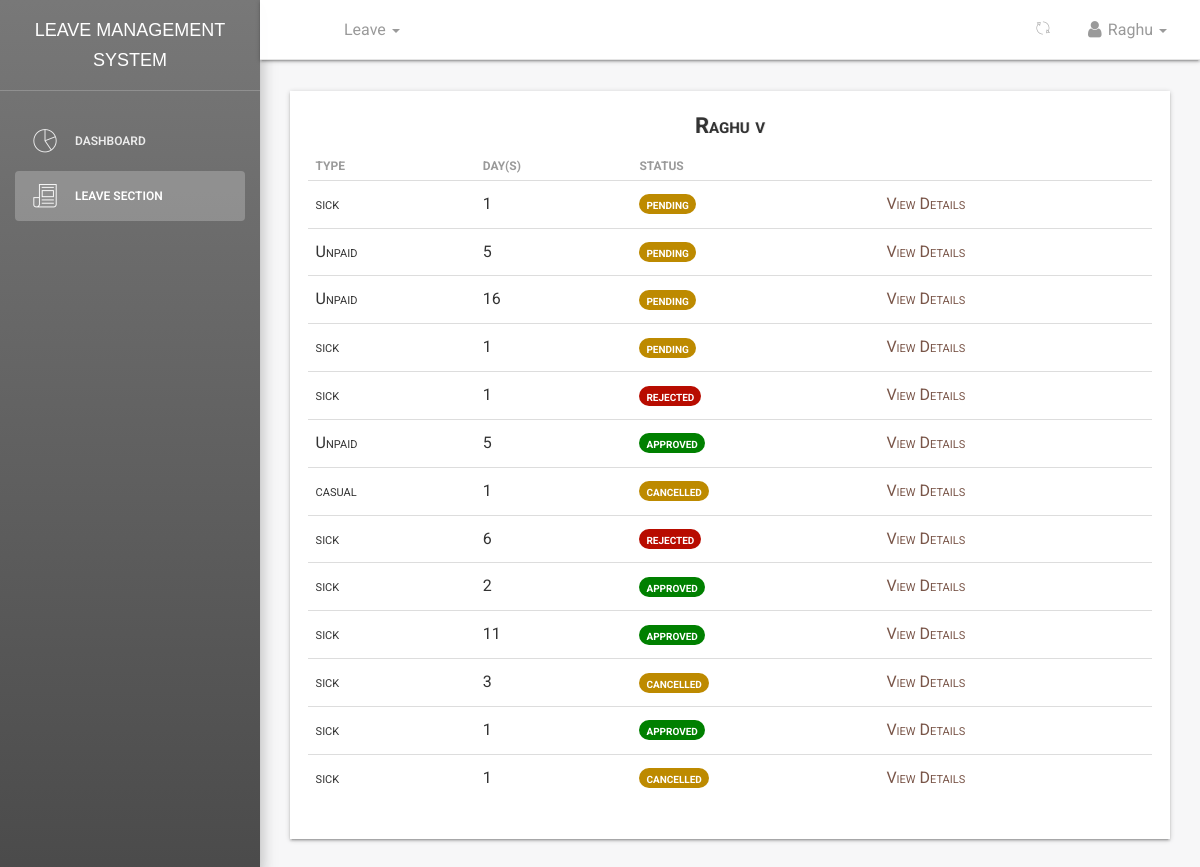
Page /dashboard/leaves/view/table/ (signed in) on the earlier database version.
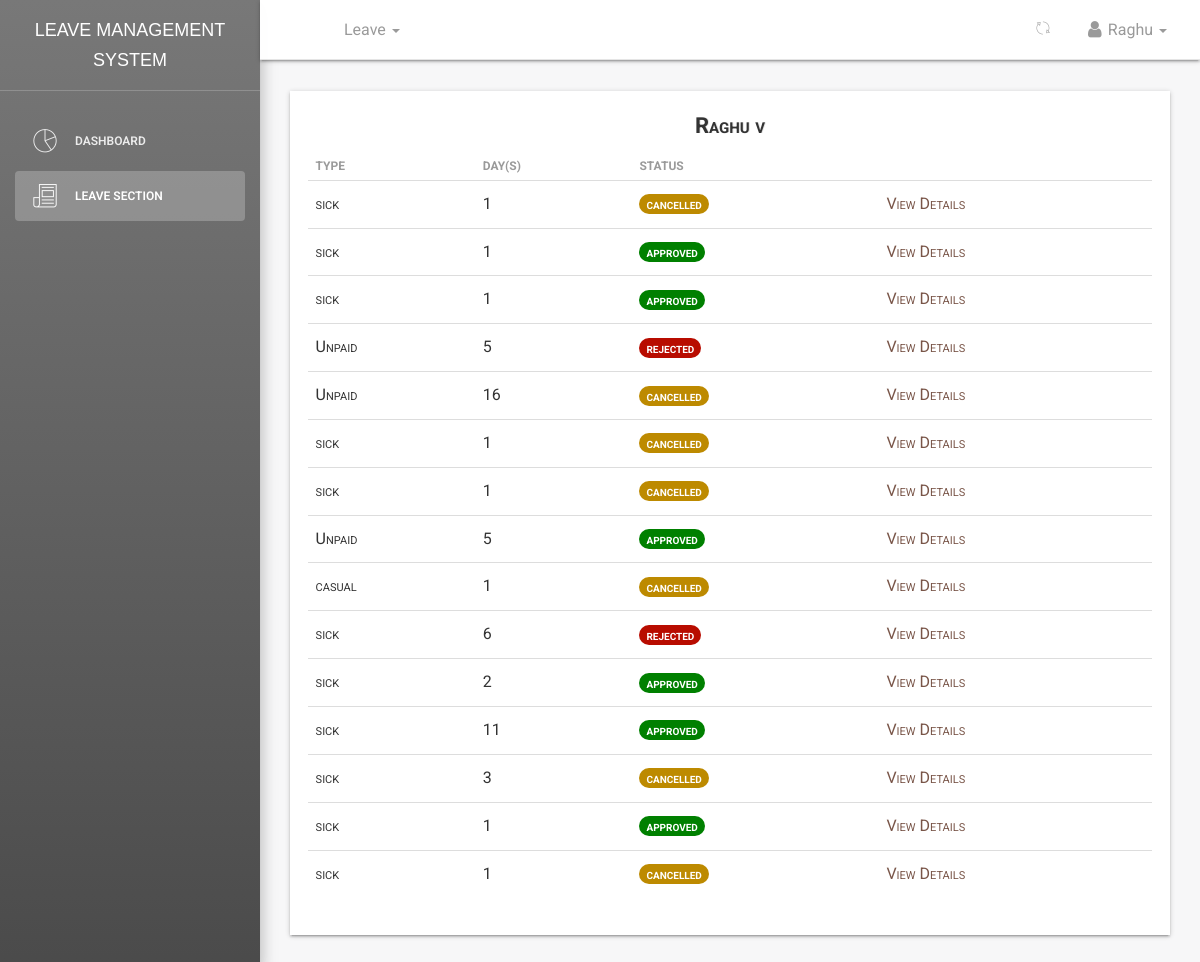
Same page on the later database version.
### employee/models.py (models this page shows, shortened)
class Employee(models.Model):
    MALE = 'male'
    FEMALE = 'female'
    OTHER = 'other'
    NOT_KNOWN = 'Not Known'
    GENDER = (
        (MALE, 'Male'),
        (FEMALE, 'Female'),
        (OTHER, 'Other'),
        (NOT_KNOWN, 'Not Known'),
    )
    MR = 'Mr'
    MRS = 'Mrs'
    MSS = 'Mss'
    DR = 'Dr'
    SIR = 'Sir'
    MADAM = 'Madam'
    TITLE = (
        (MR, 'Mr'),
        (MRS, 'Mrs'),
        (MSS, 'Mss'),
        (DR, 'Dr'),
        (SIR, 'Sir'),
        (MADAM, 'Madam'),
    )
    FULL_TIME = 'Full-Time'
    PART_TIME = 'Part-Time'
    CONTRACT = 'Contract'
    INTERN = 'Intern'
    EMPLOYEETYPE = (
        (FULL_TIME, 'Full-Time'),
        (PART_TIME, 'Part-Time'),
        (CONTRACT, 'Contract'),
        (INTERN, 'Intern'),
    )
    user = models.ForeignKey(User, on_delete=models.CASCADE, default=1)
    firstname = models.CharField(_('Firstname'), max_length=125, null=False, blank=False)
    lastname = models.CharField(_('Lastname'), max_length=125, null=False, blank=False)
    othername = models.CharField(_('Othername (optional)'), max_length=125, null=True, blank=True)
    birthday = models.DateField(_('Birthday'), blank=False, null=False)
    department = models.ForeignKey(Department, verbose_name=_('Department'), on_delete=models.SET_NULL, null=True,
                                   default=None)
    role = models.ForeignKey(Role, verbose_name=_('Role'), on_delete=models.SET_NULL, null=True, default=None)
    startdate = models.DateField(_('Employement Date'), help_text='date of employement', blank=False, null=True)
    employeetype = models.CharField(_('Employee Type'), max_length=15, default=FULL_TIME, choices=EMPLOYEETYPE,
                                    blank=False, null=True)
    employeeid = models.CharField(_('Employee ID Number'), max_length=10, null=True, blank=True)
    Unpaid = models.PositiveIntegerField(verbose_name=_('Unpaid Leave'), default=5,
                                         null=True,
                                         blank=True)
    Paid = models.PositiveIntegerField(verbose_name=_('Paid Leave'), default=15,
                                       null=True,
                                       blank=True)
    email = models.CharField(_('Email'), max_length=50, null=False, blank=False)
    is_blocked = models.BooleanField(_('Is Blocked'), help_text='button to toggle employee block and unblock',
                                     default=False)
    is_deleted = models.BooleanField(_('Is Deleted'), help_text='button to toggle employee deleted and undelete',
                                     default=False)
    created = models.DateTimeField(verbose_name=_('Created'), auto_now_add=True, null=True)
    updated = models.DateTimeField(verbose_name=_('Updated'), auto_now=True, null=True)
    objects = EmployeeManager()
    class Meta:
        verbose_name = _('Employee')
        verbose_name_plural = _('Employees')
        ordering = ['-created']
    @property
    def get_full_name(self):
        fullname = ''
        firstname = self.firstname
        lastname = self.lastname
        othername = self.othername
        if (firstname and lastname) or othername is None:
            fullname = firstname + ' ' + lastname
            return fullname
        elif othername:
            fullname = firstname + ' ' + lastname + ' ' + othername
            return fullname
        return

### leave/models.py (models this page shows, shortened)
class Leave(models.Model):
    user = models.ForeignKey(User, on_delete=models.CASCADE, default=1)
    startdate = models.DateField(verbose_name=_('Start Date'), help_text='leave start date is on ..', null=True,
                                 blank=False)
    enddate = models.DateField(verbose_name=_('End Date'), help_text='coming back on ...', null=True, blank=False)
    leavetype = models.CharField(choices=LEAVE_TYPE, max_length=25, default=SICK, null=True, blank=False)
    reason = models.CharField(verbose_name=_('Reason for Leave'), max_length=255,
                              help_text='add additional information for leave', null=True, blank=True)
    defaultdays = models.PositiveIntegerField(verbose_name=_('Leave days per year counter'), default=LeavePerYear,
                                              null=True,
                                              blank=True)
    status = models.CharField(max_length=12, default='pending')  # pending,approved,rejected,cancelled
    is_approved = models.BooleanField(default=False)  # hide
    updated = models.DateTimeField(auto_now=True, auto_now_add=False)
    created = models.DateTimeField(auto_now=False, auto_now_add=True)
    objects = LeaveManager()
    Tempdays = 0
    date_of_approved_leave = 0
    class Meta:
        verbose_name = _('Leave')
        verbose_name_plural = _('Leaves')
        ordering = ['-created']  # recent objects
    def businessDays(self, startdate, enddate):
        from datetime import datetime, timedelta
        test_date1, test_date2 = startdate, enddate
        dates = (test_date1 + timedelta(idx + 1)
                 for idx in range((test_date2 - test_date1).days))
        res = sum(1 for day in dates if day.weekday() < 5)
        if startdate.month == 12:  # dec month
            if startdate.day <= 25 or enddate.day >= 25:  # christmas
                res = res - 1
        if startdate.month == 1:  # Jan month
            if startdate.day <= 1 or enddate.day >= 1:  # new year
                res = res - 1
        return res
    @property
    def leave_days(self):
        days_count = ''
        startdate = self.startdate
        enddate = self.enddate
        if startdate > enddate:
            return
        dates = (enddate - startdate)
        Leave.Tempdays = dates.days
        print("leaves applied", Leave.Tempdays)
        busineesDay = self.businessDays(startdate, enddate)
        print("busineesDay : ", busineesDay)
        Leave.Tempdays = busineesDay
        Leave.date_of_approved_leave = self.created
        return busineesDay
    @property
    def is_rejected(self):
        Leave.Tempdays = -Leave.Tempdays
        print("Leave Tempdays", Leave.Tempdays)
        return self.status == 'rejected'

### dashboard/views.py (the view)
# urls.py: path('leaves/view/table/', views.view_my_leave_table, name='staffleavetable'),
def view_my_leave_table(request):
    if request.user.is_authenticated:
        user = request.user
        leaves = Leave.objects.filter(user=user)
        employee = Employee.objects.filter(user=user).first()
        print(leaves)
        dataset = dict()
        dataset['leave_list'] = leaves
        dataset['employee'] = employee
        dataset['title'] = 'Leaves List'
    else:
        return redirect('accounts:login')
    return render(request, 'dashboard/staff_leaves_table.html', dataset)

### employee/managers.py (called while the page is built)
    def get_queryset(self):
        return super().get_queryset().filter(is_deleted=False)

### leave/manager.py (called while the page is built)
    def get_queryset(self):
        return super().get_queryset()

### templates/dashboard/staff_leaves_table.html (shortened to what this page needs)
{% extends '_layout.html' %}
 {% block navheader %}
 	{% include 'includes/navheader_employee_app.html' %}
 {% endblock %}
 {% block content %}
        <section class="content">
            <section class="container-fluid">
            	   <section class="row">
                        <section class="col col-sm-8 offset-sm-2">
                        </section>
                    </section>
                	<div class="table-responsive table-shadow">
                		<div class="text-center table-description">
                			<h4 class="title-h3" style="text-shadow: 1px 0px rgba(0,0,0,0.11)">{{ employee.get_full_name }}</h4>
                		</div>
                		{% if leave_list %}
                		<table class="table">
							  <thead>
							    <tr>
							      <th scope="col"><b>Type</b></th>
							      <th scope="col"><b>Day(s)</b></th>
							      <th scope="col"><b>Status</b></th>
							    </tr>
							  </thead>
							  <tbody>
							  	{% for leave in leave_list %}
							    <tr>
							      <td>{{ leave.leavetype}}</td>
							      <td>{{ leave.leave_days }}</td>
							      {% if leave.is_approved %}
							      <td ><span class="badge badge-success" style="background-color:green; font-size: 14px;">{{ leave.status }}</span></td>
								  {% elif leave.is_rejected %}
							      <td ><span class="badge badge-success" style="background-color:rgb(184, 12, 0); font-size: 14px;">{{ leave.status }}</span></td>
								  {% else %}
							      <td ><span class="badge badge-warning" style="background-color:rgb(189, 138, 0); font-size: 14px;">{{ leave.status }}</span></td>
							      {% endif %}
							      <td>
							      	<a href="{% url 'dashboard:userleaveview' leave.id %}" style="color: #795548;">
							      	    View Details
							      	</a>
							      </td>
							    </tr>
							    {% endfor %}
							  </tbody>
						</table>
						{% else %}
						<span>No Leaves can be found...</span>
						{% endif %}
					</div>
            </section>
        </section>
 {% endblock %}

### templates/_layout.html (shortened to what this page needs)
{% load static %}
{% load humanize %}
<html lang="en">
<head>
    <link href="{% static 'css/bootstrap.min.css' %}" rel="stylesheet"/>
    <link href="{% static 'css/animate.min.css' %}" rel="stylesheet"/>
    <link href="{% static 'css/light-bootstrap-dashboard.css' %}" rel="stylesheet"/>
    <link href="{% static 'css/demo.css' %}" rel="stylesheet"/>
    <link href="http://maxcdn.bootstrapcdn.com/font-awesome/4.2.0/css/font-awesome.min.css" rel="stylesheet">
    <link href="{% static 'css/pe-icon-7-stroke.css' %}" rel="stylesheet"/>
    <link rel="stylesheet" href="//code.jquery.com/ui/1.12.1/themes/base/jquery-ui.css">
</head>
<body>
<div class="wrapper">
    <div class="sidebar" data-color="black">
        <div class="sidebar-wrapper">
            <div class="logo">
                <a href="#" class="simple-text">
                    Leave Management System
                </a>
            </div>
            <ul class="nav">
                <li class="{% if request.resolver_match.url_name == 'dashboard' %}active{% endif %}">
                    <a href="{% url 'dashboard:dashboard' %}">
                        <i class="pe-7s-graph"></i>
                        <p>Dashboard</p>
                    </a>
                </li>
                <li class="{% if request.resolver_match.url_name == 'leaveslist' or request.resolver_match.url_name == 'staffleavetable' %}active{% endif %}">
                    {% if request.user.is_superuser %}
                    <a href="{% url 'dashboard:leaveslist' %}">
                        {% else %}
                        <a href="{% url 'dashboard:staffleavetable' %}">
                            {% endif %}
                            <i class="pe-7s-news-paper"></i>
                            <p>Leave Section</p>
                        </a>
                </li>
            </ul>
        </div>
    </div>
    <div class="main-panel">
        {% block navheader %}{% endblock %}
        {% block content %}{% endblock %}
    </div>
</div>
</body>
</html>

### templates/includes/navheader_employee_app.html (shortened to what this page needs)
 {% load static %}
 <nav class="navbar navbar-default navbar-fixed shadow">
            <div class="container-fluid">
                <div class="collapse navbar-collapse">
                    <ul class="nav navbar-nav navbar-left">
                        <li>
                            <a href="" class="dropdown-toggle" data-toggle="dropdown">
                            </a>
                        </li>
                        <li class="dropdown">
                        <a href="" class="dropdown-toggle" data-toggle="dropdown">
                                    <p>
                                        Leave
                                        <b class="caret"></b>
                                    </p>
                              </a>
                        </li>
                    </ul>
                    <ul class="nav navbar-nav navbar-right">
                        <li class="dropdown">
                              <a href="" class="dropdown-toggle refresh-page" data-toggle="dropdown" title="Refresh Current Page">
                                    <i class="pe-7s-refresh-2"></i>
                              </a>
                        </li>
                        <li class="dropdown">
                              <a href="" class="dropdown-toggle" data-toggle="dropdown">
                                    <p>
                                        <i class="fa fa-user"></i> {{ request.user}}
                                        <b class="caret"></b>
                                    </p>
                              </a>
                        </li>
                    </ul>
                </div>
            </div>
        </nav>

Differences in the rows shown:
added Leave: leavetype "sick", leave_days "1", status "cancelled"
added Leave: leavetype "sick", leave_days "1", status "approved"
changed Leave (number 3 of 15 on the later page): is_approved False → True (drawn); status "pending" → "approved"
changed Leave (number 4 of 15 on the later page): status "pending" → "rejected"
changed Leave (number 5 of 15 on the later page): status "pending" → "cancelled"
changed Leave (number 6 of 15 on the later page): status "pending" → "cancelled"
changed Leave (number 7 of 15 on the later page): status "rejected" → "cancelled"
